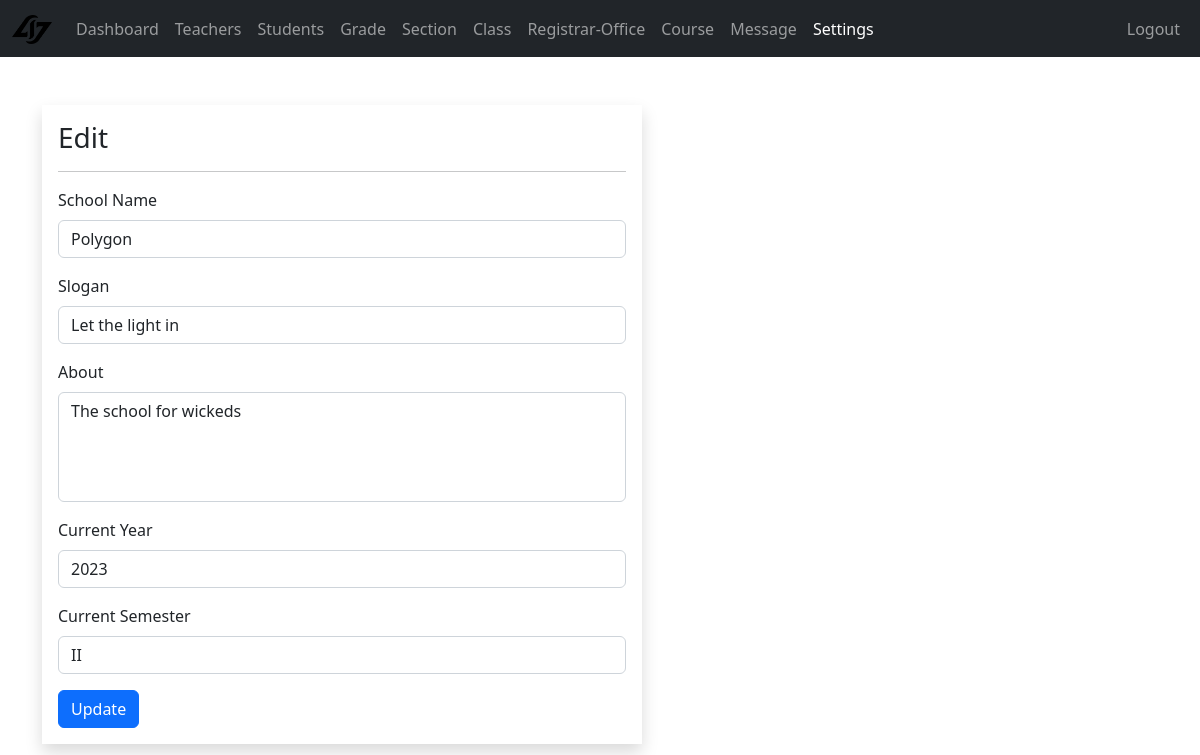
/admin/settings.php (signed in), run on the app's committed database.
### tables this page shows
CREATE TABLE IF NOT EXISTS `setting` (
  `id` int NOT NULL AUTO_INCREMENT,
  `current_year` int NOT NULL,
  `current_semester` varchar(11) NOT NULL,
  `school_name` varchar(100) NOT NULL,
  `slogan` varchar(300) NOT NULL,
  `about` text NOT NULL,
  PRIMARY KEY (`id`)
);

### admin/data/setting.php (called while the page is built)
<?php
function getSetting($conn){
   $sql = "SELECT * FROM setting";
   $stmt = $conn->prepare($sql);
   $stmt->execute();
   if ($stmt->rowCount() == 1) {
     $settings = $stmt->fetch();
     return $settings;
   }else {
    return 0;
   }
}

### admin/settings.php (the view, shortened to what this page needs)
<?php
if (isset($_SESSION['admin_id']) &&
    isset($_SESSION['role'])) {
    if ($_SESSION['role'] == 'Admin') {
       include "../db_connect.php";
       include "data/setting.php";
       $setting = getSetting($conn);
 ?>
<!DOCTYPE html>
<html lang="en">
<head>
	<link rel="stylesheet" href="https://cdn.jsdelivr.net/npm/bootstrap@5.2.0/dist/css/bootstrap.min.css">
	<link rel="stylesheet" href="../css/style.css">
  <link rel="stylesheet" href="https://cdnjs.cloudflare.com/ajax/libs/font-awesome/4.7.0/css/font-awesome.min.css">
</head>
<body>
    <?php
        include "inc/navbar.php";
     ?>
   <div class="container mt-5">
        <form method="post"
              class="shadow p-3 mt-5 form-w"
              action="req/setting-edit.php">
        <h3>Edit</h3><hr>
        <div class="mb-3">
          <label class="form-label">School Name</label>
          <input type="text"
                 class="form-control"
                 value="<?=$setting['school_name']?>"
                 name="school_name">
        </div>
        <div class="mb-3">
          <label class="form-label">Slogan</label>
          <input type="text"
                 class="form-control"
                 value="<?=$setting['slogan']?>"
                 name="slogan">
        </div>
        <div class="mb-3">
                <label class="form-label">About</label>
                <textarea class="form-control" name="about"
                          rows="4"><?=$setting['about']?></textarea>
        </div>
        <div class="mb-3">
          <label class="form-label">Current Year</label>
          <input type="text"
                 class="form-control"
                 value="<?=$setting['current_year']?>"
                 name="current_year">
        </div>
        <div class="mb-3">
          <label class="form-label">Current Semester</label>
          <input type="text"
                 class="form-control"
                 value="<?=$setting['current_semester']?>"
                 name="current_semester">
        </div>
      <button type="submit"
              class="btn btn-primary">
              Update</button>
     </form>
 </div>
</body>
</html>
<?php
  }else {
    header("Location: ../login.php");
    exit;
  }
}else {
	header("Location: ../login.php");
	exit;
}
?>

### css/style.css (style rules this page uses)
textarea { resize: none; }
.form-w { max-width: 600px; width: 100%; }

### data on the page
setting: school_name "Polygon", slogan "Let the light in", about "The school for wickeds", current_year "2023", current_semester "II"
